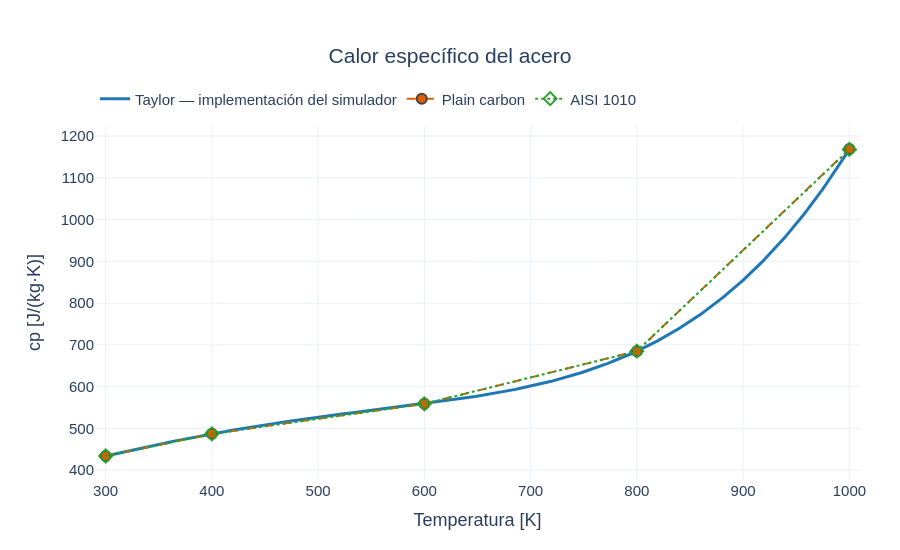

Notebook cell for this chart:
### Markdown cell above
## Plot — Calor específico
Los valores tabulados de cp coinciden hasta 800 K; a 1000 K difieren en 1 J/(kg·K). Los símbolos abiertos permiten ver la superposición.

### Code cell
heat_capacity_fig = property_figure("cp", "Calor específico del acero", "cp [J/(kg·K)]")
heat_capacity_fig.show()

### Figure 1 — Plotly figure (JSON) as saved in the notebook; plotly's stock layout.template omitted (floating-point values rounded to 4 significant figures; data arrays with more than 128 entries replaced by an {"elided": "..."} marker saying what was removed)
{"data": [{"line": {"color": "#1f77b4", "width": 3}, "mode": "lines", "name": "Taylor — implementación del simulador", "x": {"elided": "500 float values"}, "y": {"elided": "500 float values"}, "type": "scatter"}, {"line": {"color": "#d95f02", "dash": "dash", "width": 2}, "marker": {"line": {"width": 2}, "size": 10, "symbol": "circle"}, "mode": "lines+markers", "name": "Plain carbon", "x": [300.0, 400.0, 600.0, 800.0, 1000.0], "y": [434.0, 487.0, 559.0, 685.0, 1169.0], "type": "scatter"}, {"line": {"color": "#2ca02c", "dash": "dot", "width": 2}, "marker": {"line": {"width": 2}, "size": 10, "symbol": "diamond-open"}, "mode": "lines+markers", "name": "AISI 1010", "x": [300.0, 400.0, 600.0, 800.0, 1000.0], "y": [434.0, 487.0, 559.0, 685.0, 1168.0], "type": "scatter"}], "layout": {"font": {"family": "Arial", "size": 15}, "legend": {"orientation": "h", "x": 0, "y": 1.12}, "margin": {"t": 125, "b": 70, "l": 95, "r": 40}, "xaxis": {"title": {"text": "Temperatura [K]"}, "range": [290, 1010]}, "title": {"text": "Calor específico del acero", "x": 0.5}, "height": 550, "hovermode": "x unified", "yaxis": {"title": {"text": "cp [J/(kg·K)]"}}}}
